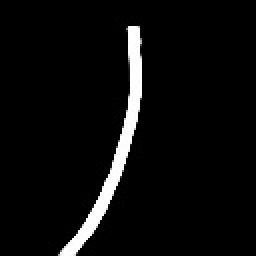
#> input picture _06LaneTracking/images/0_res.jpg, 128 x 128 px (shown 2 times larger); its folder holds only this picture in this run
$ python _01LaneTrackingMain.py
#> lines starting #> are read from the running program, lines starting #| are printed output that depends on the picture; after the words box and inside, x2 and y2 are one past the last pixel; in counts of white or black regions, pixels touching at a corner belong together
import cv2
import numpy as np
import glob
import matplotlib.pyplot as plt
from PIL import Image


if __name__ == '__main__':
    num_lane_point = 10

    # 读取所有图片路径
    tests_path = glob.glob('./images/*.jpg')
    for test_path in tests_path:
        # 保存结果地址
        save_res_path =  test_path.split('.')[0] + '_tracking.jpg'
        img = cv2.imread(test_path)
#> img is the input picture: shape (128, 128, 3); min 0, max 255, mean 12

        ################## lane detection ##############################################
        _, img = cv2.threshold(img, 128, 255, cv2.THRESH_BINARY)  # binaryzation
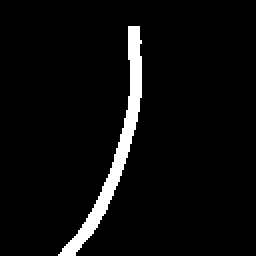
#> img: shape (128, 128, 3) (shown 2 times larger); 4.7% white; 1 white region, box (x1, y1, x2, y2) and area: (29, 13, 71, 128) 770

        height = 128
        width = 128
        half_width = 64

        # img_out = cv2.cvtColor(img, cv2.COLOR_GRAY2RGB)
        img_out = img
        # print(img_out.shape)
        plt.imshow(img_out)
        plt.show()
        for i in range(num_lane_point):         # each detected point on the lane
            detect_height = height - 13 - i*10
            detect_row = img_out[detect_height]
            line = np.where(detect_row == 255)  # extract zero pixel's index
            # print(line)
            if len(line[0]):                    # If this row has white pixels
                left_pos = np.min(line[0])
                right_pos = np.max(line[0])
            else:
                left_pos = 0
                right_pos = width - 1

            center_left = (left_pos, detect_height)
            center_right = (right_pos, detect_height)
            center = (int((left_pos + right_pos)/2), detect_height)
            if left_pos != 0:   # draw the lane points on the binary image
                img_out = cv2.circle(img_out, center_left, 1, (0, 0, 255), thickness=1)
            if right_pos != width - 1:
                img_out = cv2.circle(img_out, center_right, 1, (0, 0, 255), thickness=1)
            if (left_pos != 0) and (right_pos != width - 1):
                img_out = cv2.circle(img_out, center, 1, (0, 255, 0), thickness=1)
#> this loop made 10 passes
#> (line, left_pos, right_pos, center_left, center_right, center) on passes 1 to 8: (24 positions, rows 39 to 46, columns 0 to 2, 39, 46, (39, 115), (46, 115), (42, 115)), (21 positions, rows 46 to 52, columns 0 to 2, 46, 52, (46, 105), (52, 105), (49, 105)), (18 positions, rows 51 to 56, columns 0 to 2, 51, 56, (51, 95), (56, 95), (53, 95)), (18 positions, rows 55 to 60, columns 0 to 2, 55, 60, (55, 85), (60, 85), (57, 85)), (21 positions, rows 58 to 64, columns 0 to 2, 58, 64, (58, 75), (64, 75), (61, 75)), (18 positions, rows 61 to 66, columns 0 to 2, 61, 66, (61, 65), (66, 65), (63, 65)), (21 positions, rows 63 to 69, columns 0 to 2, 63, 69, (63, 55), (69, 55), (66, 55)), (18 positions, rows 65 to 70, columns 0 to 2, 65, 70, (65, 45), (70, 45), (67, 45))
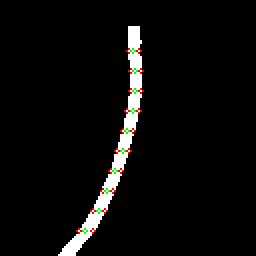
#> img_out: shape (128, 128, 3) (shown 2 times larger); mean B, G, R 10.6, 11.2, 11.7

        plt.imshow(img_out)
        plt.show()
        # cv2.imwrite(save_res_path, img_out)

$ run again, on _06LaneTracking/images/14_res.jpg
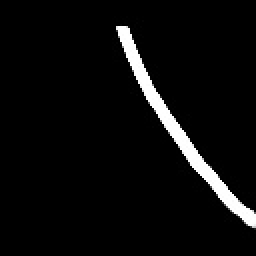
#> input picture _06LaneTracking/images/14_res.jpg, 128 x 128 px (shown 2 times larger)
#> img is the input picture: shape (128, 128, 3); min 0, max 255, mean 11.9
#> `_, img = cv2.threshold(img, 128, 255, cv2.THRESH_BINARY)`:
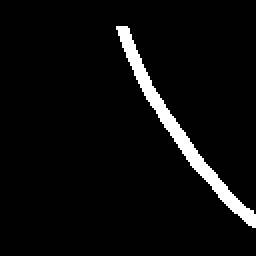
#> img: shape (128, 128, 3) (shown 2 times larger); 4.6% white; 1 white region, box (x1, y1, x2, y2) and area: (58, 13, 128, 114) 760
#> the loop `for i in range(num_lane_point):` made 10 passes
#> (line, left_pos, right_pos, center_left, center_right, center) on passes 2 to 5: (33 positions, rows 116 to 126, columns 0 to 2, 116, 126, (116, 105), (126, 105), (121, 105)), (24 positions, rows 107 to 114, columns 0 to 2, 107, 114, (107, 95), (114, 95), (110, 95)), (27 positions, rows 98 to 106, columns 0 to 2, 98, 106, (98, 85), (106, 85), (102, 85)), (24 positions, rows 91 to 98, columns 0 to 2, 91, 98, (91, 75), (98, 75), (94, 75))
#> after the loop `for i in range(num_lane_point):`:
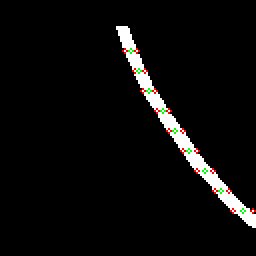
#> img_out: shape (128, 128, 3) (shown 2 times larger); mean B, G, R 10.6, 11.2, 11.8

$ run again, on _06LaneTracking/images/15_res.jpg
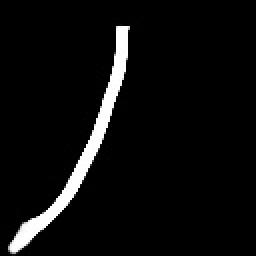
#> input picture _06LaneTracking/images/15_res.jpg, 128 x 128 px (shown 2 times larger)
#> img is the input picture: shape (128, 128, 3); min 0, max 255, mean 12.9
#> `_, img = cv2.threshold(img, 128, 255, cv2.THRESH_BINARY)`:
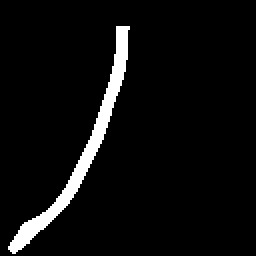
#> img: shape (128, 128, 3) (shown 2 times larger); 5.1% white; 1 white region, box (x1, y1, x2, y2) and area: (4, 13, 65, 127) 830
#> the loop `for i in range(num_lane_point):` made 10 passes
#> (line, left_pos, right_pos, center_left, center_right, center) on passes 1 to 5: (33 positions, rows 9 to 19, columns 0 to 2, 9, 19, (9, 115), (19, 115), (14, 115)), (24 positions, rows 23 to 30, columns 0 to 2, 23, 30, (23, 105), (30, 105), (26, 105)), (24 positions, rows 31 to 38, columns 0 to 2, 31, 38, (31, 95), (38, 95), (34, 95)), (21 positions, rows 37 to 43, columns 0 to 2, 37, 43, (37, 85), (43, 85), (40, 85)), (21 positions, rows 42 to 48, columns 0 to 2, 42, 48, (42, 75), (48, 75), (45, 75))
#> after the loop `for i in range(num_lane_point):`:
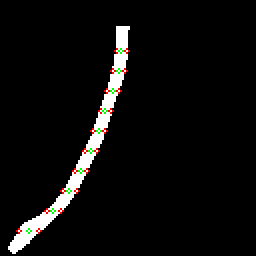
#> img_out: shape (128, 128, 3) (shown 2 times larger); mean B, G, R 11.6, 12.2, 12.8

$ run again, on _06LaneTracking/images/10_res.jpg
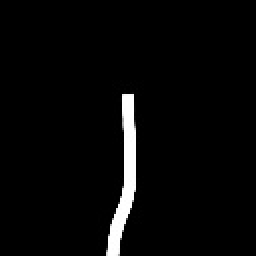
#> input picture _06LaneTracking/images/10_res.jpg, 128 x 128 px (shown 2 times larger)
#> img is the input picture: shape (128, 128, 3); min 0, max 255, mean 7.9
#> img: shape (128, 128, 3); 3.1% white; 1 white region, box (x1, y1, x2, y2) and area: (53, 47, 68, 128) 509
#> the loop `for i in range(num_lane_point):` made 10 passes
#> (line, left_pos, right_pos, center_left, center_right, center) on passes 1 to 5: (18 positions, rows 55 to 60, columns 0 to 2, 55, 60, (55, 115), (60, 115), (57, 115)), (21 positions, rows 58 to 64, columns 0 to 2, 58, 64, (58, 105), (64, 105), (61, 105)), (21 positions, rows 61 to 67, columns 0 to 2, 61, 67, (61, 95), (67, 95), (64, 95)), (18 positions, rows 62 to 67, columns 0 to 2, 62, 67, (62, 85), (67, 85), (64, 85)), (18 positions, rows 62 to 67, columns 0 to 2, 62, 67, (62, 75), (67, 75), (64, 75))
#> pass 1, `img_out = cv2.circle(img_out, center_left, 1, (0, 0, 255), thickness=1)`:
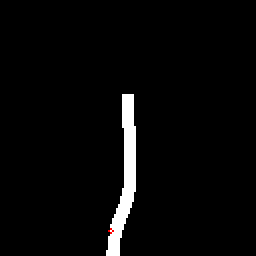
#> img_out: shape (128, 128, 3) (shown 2 times larger); mean B, G, R 7.9, 7.9, 7.9
#> after the loop `for i in range(num_lane_point):`:
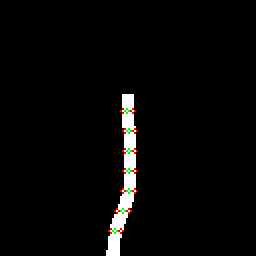
#> img_out: shape (128, 128, 3) (shown 2 times larger); mean B, G, R 6.9, 7.4, 7.7
